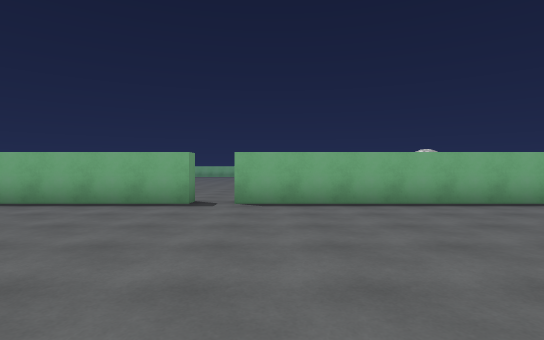
View 1 (above)

24 first-person views from a walk through a 3-D level made in the Unity game engine. The camera is 1.3 m above the floor, looks level and sees 80° across. Doors are open. The floor is counted in squares, 2 m on a side. Each view is taken from the middle of a square. On the plan, view 1 faces up. The plan holds only what a view shows up to about 10 squares ahead; the rest is blank. The place goes on beyond the plan. The player character is not drawn. Surface patterns are stand-ins for the level's own textures.

View 2
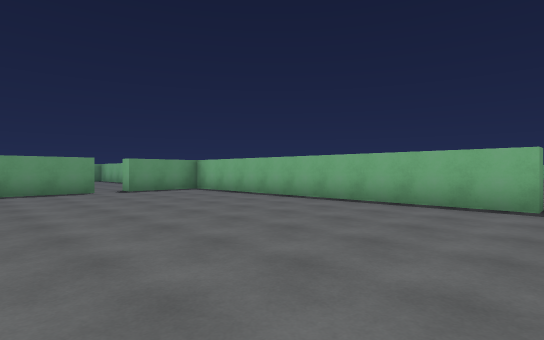

View 3
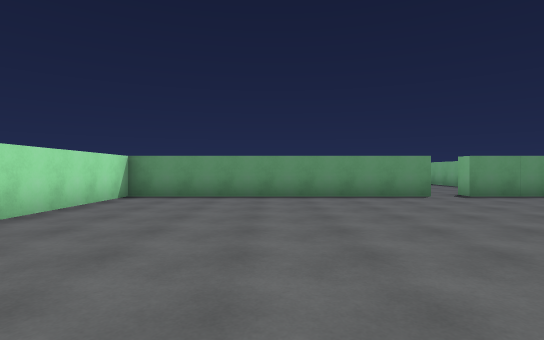

View 4
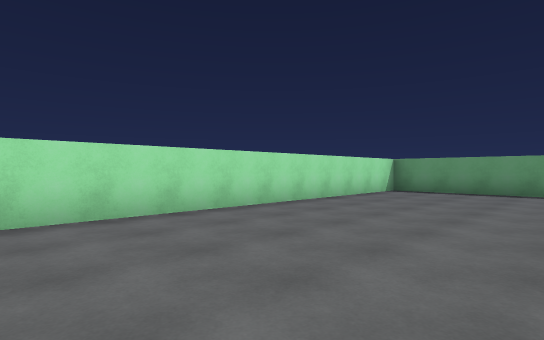

View 5
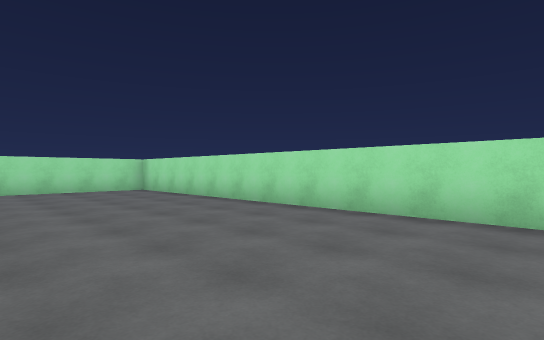

View 6
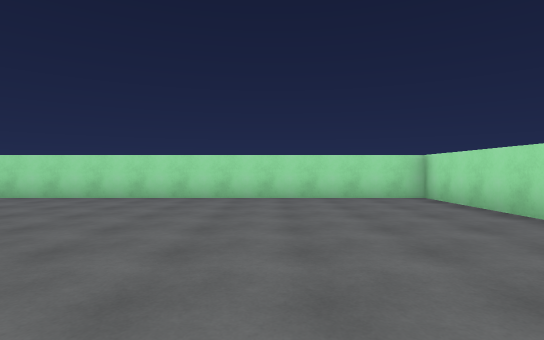

View 7
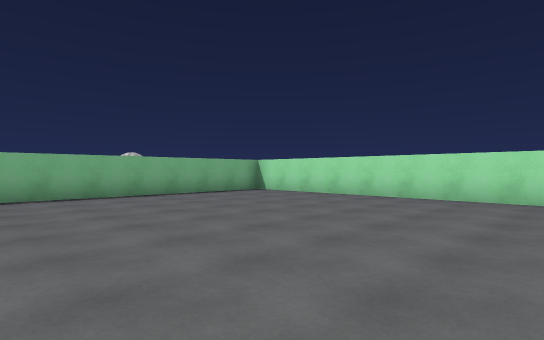

View 8
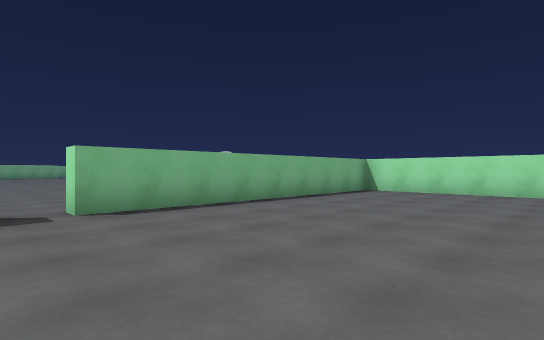

View 9
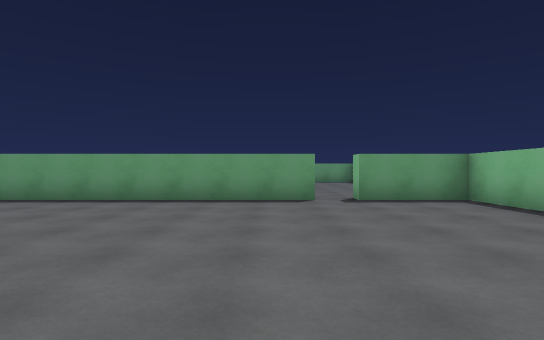

View 10
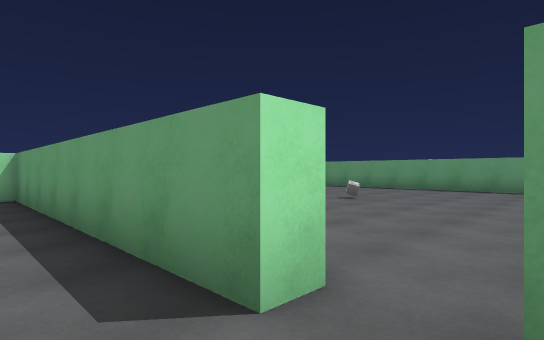

View 11
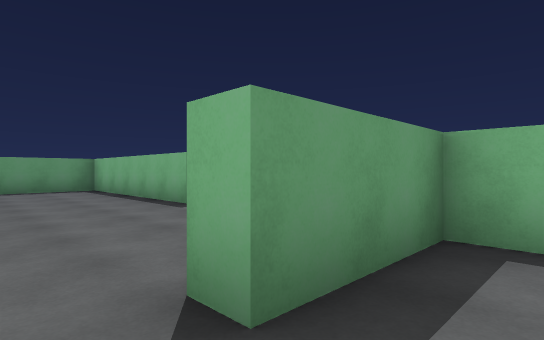

View 12
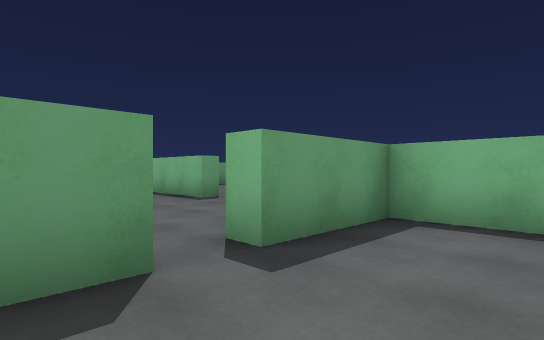

View 13
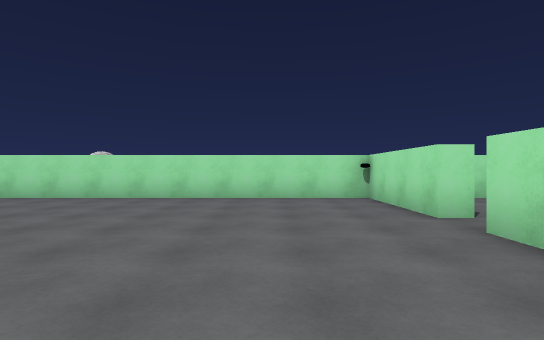

View 14
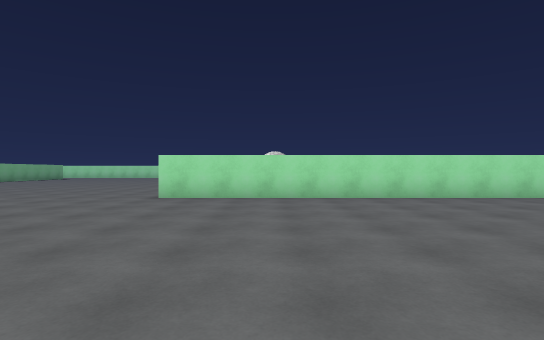

View 15
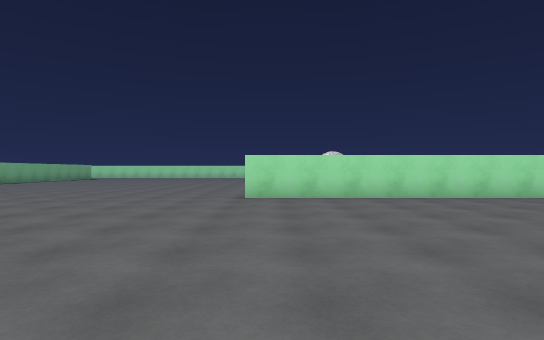

View 16
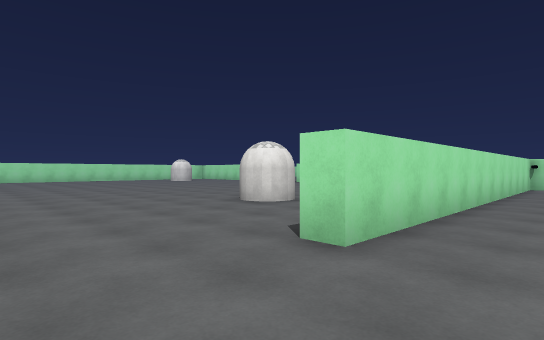

View 17
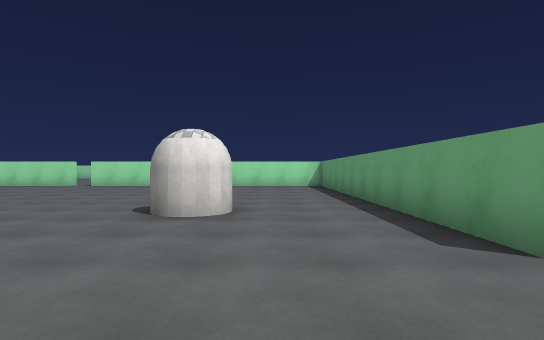

View 18
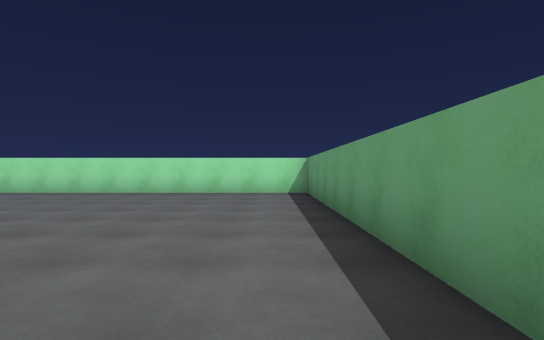

View 19
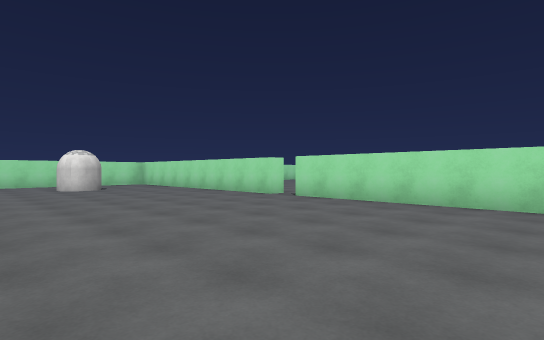

View 20
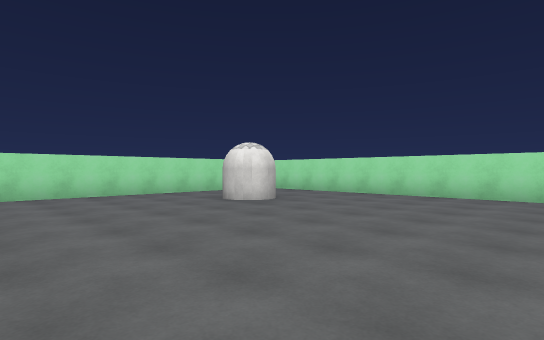

View 21
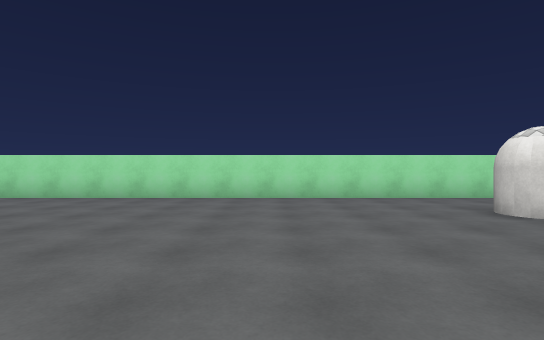

View 22
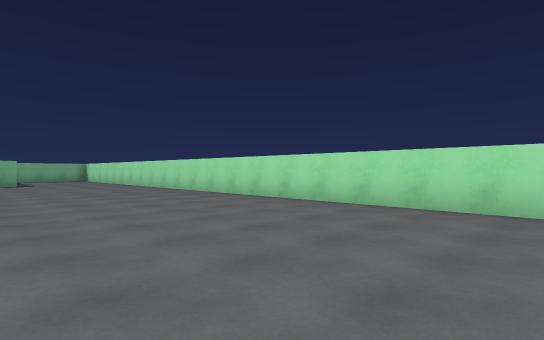

View 23
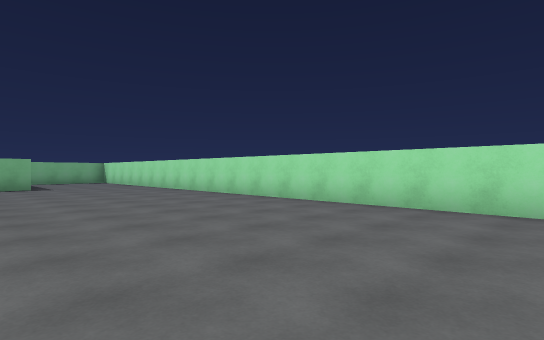

View 24
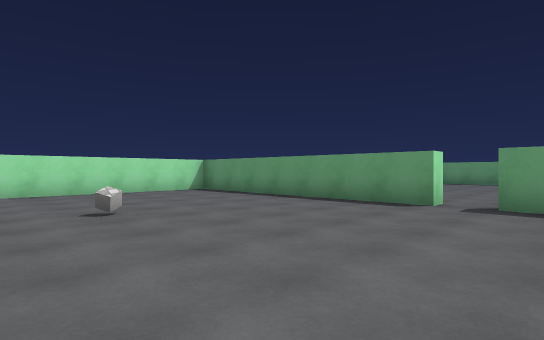

### Floor plan
Ten units are one square. View 1 is at (0, 0); x grows to the right and y downward. Boxes are objects, and circles mark ways between rooms. Rooms are numbered by the first view taken in them; rooms with no view inside come last. Other rooms are left out.
<svg viewBox="-223 -260 304 310">
<path fill="none" stroke="#000" d="M-16 -63 -110 -63 -110 -39M-110 -29 -110 45 76 45 76 -56M70 -63 -7 -63M-164 -67 -156 -67 -156 -63M-146 -62 -146 -67 -115 -67 -115 -176 -110 -176 -110 -67 -16 -67 -16 -63M-218 -29 -212 -29M-7 -63 -7 -67 50 -67M76 -88 76 -255M-156 -63 -209 -63M-212 -29 -212 30M-196 45 -158 45M-212 -60 -212 -39"/>
<rect x="-175" y="-5" width="10" height="10" fill="#bbb"><title>cube</title></rect>
<circle cx="-10" cy="-60" r="3" fill="#2a7"/>
<circle cx="-110" cy="-35" r="3" fill="#2a7"/>
<circle cx="-150" cy="-65" r="3" fill="#2a7"/>
<circle cx="-210" cy="-35" r="3" fill="#2a7"/>
<text x="-20" y="-10">1</text>
<text x="-140" y="-140">2</text>
<text x="-160" y="-10">3</text>
</svg>
Room 1 opens to room 2. Room 1 opens to room 3. Room 2 opens to room 3.

Where each view was taken, in squares from view 1:
view 1: 0 up, 0 right, facing up
view 2: 0 up, 1 left, facing up-left
view 3: 1 down, 3 left, facing left
view 4: 0 up, 1 left, facing down-left
view 5: 0 up, 3 left, facing down-right
view 6: 1 down, 0 right, facing right
view 7: 2 down, 0 right, facing up-right
view 8: 1 up, 2 left, facing up-right
view 9: 2 up, 4 left, facing left
view 10: 4 up, 10 left, facing down-left
view 11: 3 up, 10 left, facing up-left
view 12: 2 up, 9 left, facing up-left
view 13: 9 up, 19 left, facing right
view 14: 15 up, 19 left, facing right
view 15: 17 up, 19 left, facing right
view 16: 20 up, 13 left, facing down-right
view 17: 20 up, 9 left, facing down
view 18: 16 up, 10 left, facing down
view 19: 13 up, 7 left, facing down-right
view 20: 15 up, 1 left, facing down-right
view 21: 14 up, 0 right, facing right
view 22: 14 up, 2 right, facing up-right
view 23: 17 up, 2 right, facing up-right
view 24: 5 up, 15 left, facing down-left
